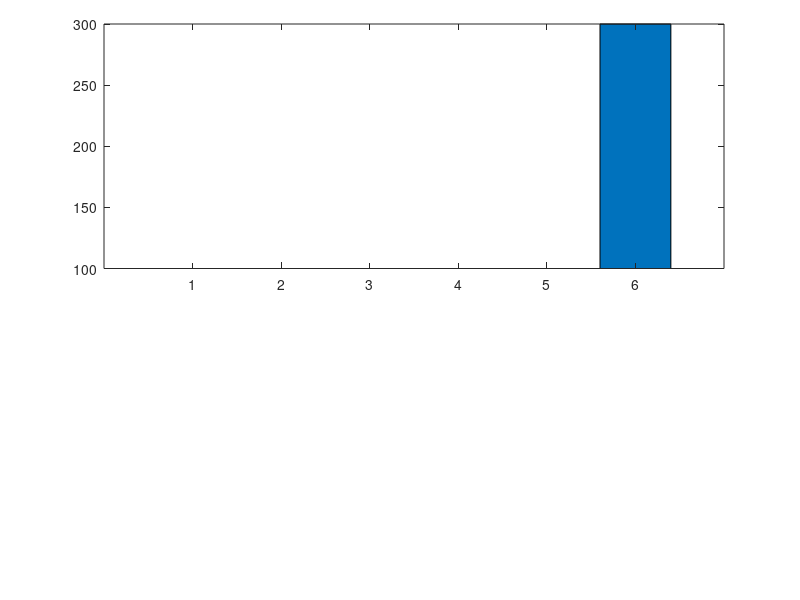

Write MATLAB code to recreate this figure.
a=[1 3 6 4 5 300];

ylim1=[0 20];
ylim2=[100 300];
xlim=[0 length(a)+1];

figure;

% retrieve your default axis pos
clf;
p0=get(gca,'position')
delete(gcf);

% create axis1
%a1=axes('position',[p0(1) p0(2) p0(3)/2-.025 p0(4)]);
%a1=axes('position',[p0(1) p0(2) p0(3) p0(4)/2]);
%a2=axes('position',[p0(1) p0(4)/2+.145 p0(3) p0(4)/2])
%barh(a);
%bar(a);
%set(a1,'ylim',ylim1);
%set(a2,'xlim',xlim,'ylim',ylim2);
%set(a2,'xtick',[]);
%box off;

% create axis2
%a2=axes('position',[p0(1)+p0(3)/2+.025 p0(2) p0(3)/2-.025 p0(4)]);
a2=axes('position',[p0(1) p0(4)/2+.145 p0(3) p0(4)/2])
%a2=axes('position',[p0(1) p0(2) p0(3) p0(4)/2]);
%barh(a);
bar(a);

%set(a2,'ylim',ylim1);
%set(a2,'ylim',ylim2);
set(a2,'xlim',xlim,'ylim',ylim2);
%set(a2,'xtick',[]);
%set(a2,'xcolor',get(a2,'color'));
%box off

%%%%%%%%%%%%%%%% plotting %%%%%%%%%%%%%%%%%%%%%
output = "break_axis";

%figure;
saveas(1, strcat(output, ".png"));

%box off
